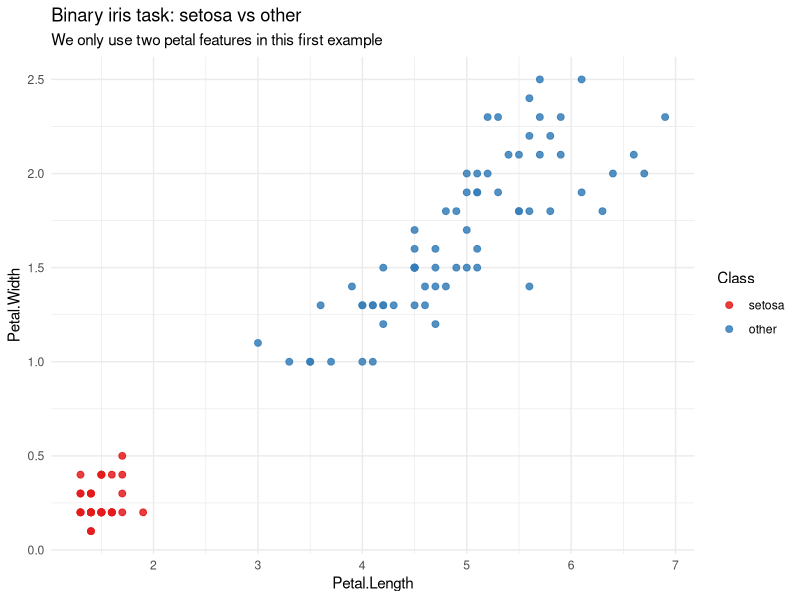
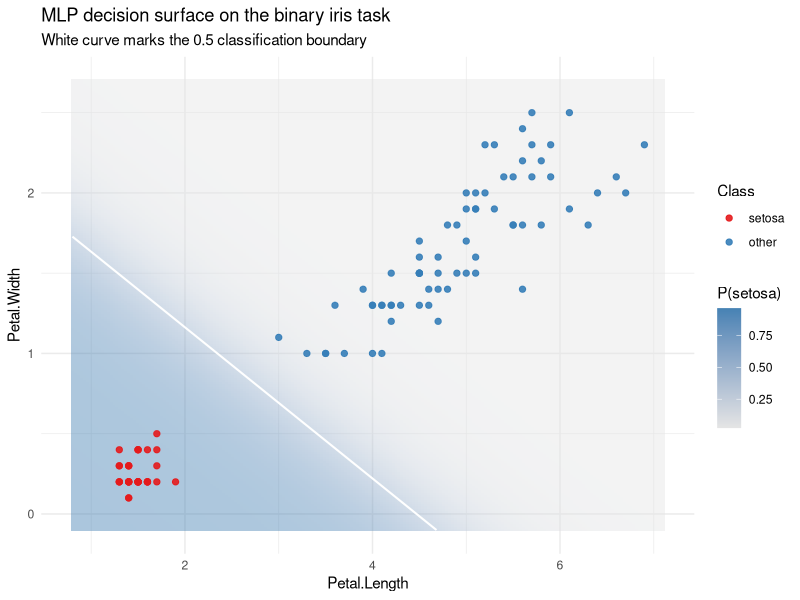
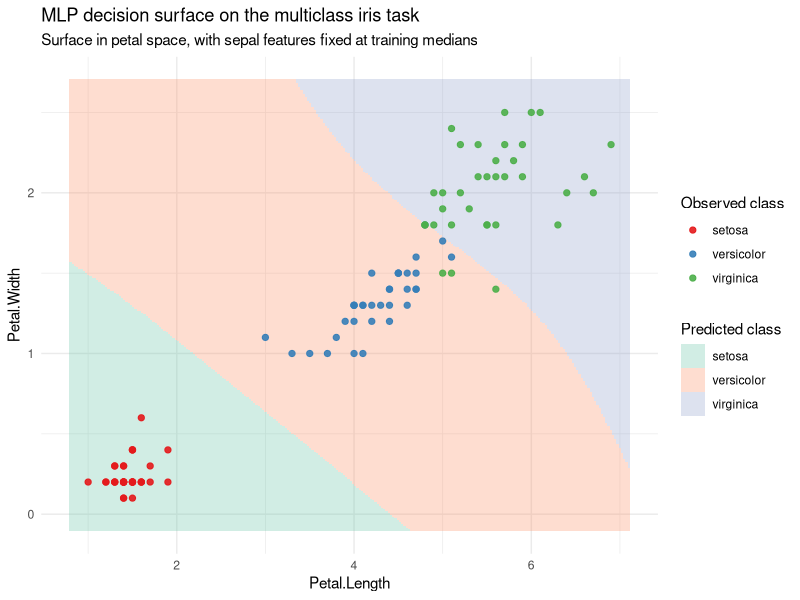
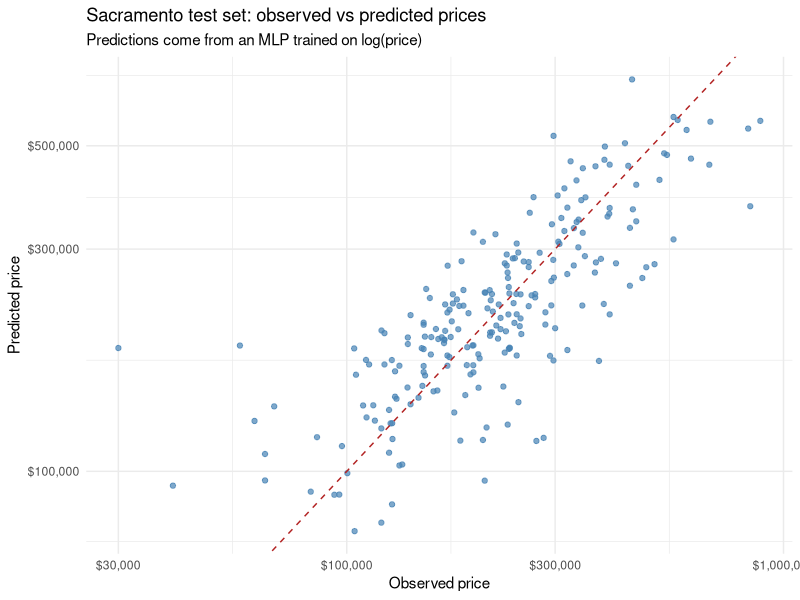

R code for these plots, in order:
## ---- chunk 1
knitr::opts_chunk$set(echo = TRUE, warning = FALSE, message = FALSE)
## ---- chunk 2
library(tidyverse)
library(caret)
library(nnet)

theme_set(theme_minimal())
## ---- chunk 3
data(iris)

iris_binary <- iris %>%
  transmute(
    Petal.Length,
    Petal.Width,
    Class = factor(
      if_else(Species == "setosa", "setosa", "other"),
      levels = c("setosa", "other")
    )
  )

set.seed(3501)
iris_binary_idx <- createDataPartition(iris_binary$Class, p = 0.7, list = FALSE)
iris_binary_train <- iris_binary[iris_binary_idx, ]
iris_binary_test  <- iris_binary[-iris_binary_idx, ]

cat("Train:", nrow(iris_binary_train), "| Test:", nrow(iris_binary_test), "\n")
## ---- chunk 4
ggplot(iris_binary_train, aes(x = Petal.Length, y = Petal.Width, color = Class)) +
  geom_point(size = 2, alpha = 0.85) +
  labs(
    title = "Binary iris task: setosa vs other",
    subtitle = "We only use two petal features in this first example"
  ) +
  scale_color_brewer(palette = "Set1")
## ---- chunk 5
ctrl_class <- trainControl(
  method = "repeatedcv",
  number = 5,
  repeats = 1,
  classProbs = TRUE,
  savePredictions = "final"
)

set.seed(3502)
iris_binary_fit <- train(
  Class ~ .,
  data = iris_binary_train,
  method = "nnet",
  metric = "Accuracy",
  preProcess = c("center", "scale"),
  trControl = ctrl_class,
  tuneGrid = expand.grid(
    size = c(1, 3, 5),
    decay = c(0, 0.01, 0.1)
  ),
  trace = TRUE,
  maxit = 300
)

iris_binary_fit
## ---- chunk 6
iris_binary_prob <- predict(iris_binary_fit, newdata = iris_binary_test, type = "prob")
head(iris_binary_prob)
## ---- chunk 7
iris_binary_pred <- factor(
  if_else(iris_binary_prob$setosa >= 0.5, "setosa", "other"),
  levels = levels(iris_binary_test$Class)
)

confusionMatrix(iris_binary_pred, iris_binary_test$Class)
## ---- chunk 8
iris_binary_grid <- expand.grid(
  Petal.Length = seq(
    min(iris_binary$Petal.Length) - 0.2,
    max(iris_binary$Petal.Length) + 0.2,
    length.out = 200
  ),
  Petal.Width = seq(
    min(iris_binary$Petal.Width) - 0.2,
    max(iris_binary$Petal.Width) + 0.2,
    length.out = 200
  )
)

iris_binary_grid$prob_setosa <- predict(
  iris_binary_fit,
  newdata = iris_binary_grid,
  type = "prob"
)[, "setosa"]

ggplot() +
  geom_tile(
    data = iris_binary_grid,
    aes(x = Petal.Length, y = Petal.Width, fill = prob_setosa),
    alpha = 0.45
  ) +
  geom_contour(
    data = iris_binary_grid,
    aes(x = Petal.Length, y = Petal.Width, z = prob_setosa),
    breaks = 0.5,
    color = "white",
    linewidth = 0.7
  ) +
  geom_point(
    data = iris_binary_train,
    aes(x = Petal.Length, y = Petal.Width, color = Class),
    size = 1.8,
    alpha = 0.9
  ) +
  scale_fill_gradient(low = "grey90", high = "steelblue") +
  scale_color_brewer(palette = "Set1") +
  labs(
    title = "MLP decision surface on the binary iris task",
    subtitle = "White curve marks the 0.5 classification boundary",
    fill = "P(setosa)"
  )
## ---- chunk 9
iris_multi <- iris

set.seed(3503)
iris_multi_idx <- createDataPartition(iris_multi$Species, p = 0.7, list = FALSE)
iris_multi_train <- iris_multi[iris_multi_idx, ]
iris_multi_test  <- iris_multi[-iris_multi_idx, ]

cat("Train:", nrow(iris_multi_train), "| Test:", nrow(iris_multi_test), "\n")
## ---- chunk 10
ctrl_multi <- trainControl(
  method = "repeatedcv",
  number = 5,
  repeats = 1,
  classProbs = TRUE,
  savePredictions = "final"
)

set.seed(3504)
iris_multi_fit <- train(
  Species ~ .,
  data = iris_multi_train,
  method = "nnet",
  metric = "Accuracy",
  preProcess = c("center", "scale"),
  trControl = ctrl_multi,
  tuneGrid = expand.grid(
    size = c(2, 4, 6),
    decay = c(0, 0.01, 0.1)
  ),
  trace = TRUE,
  maxit = 300
)

iris_multi_fit
## ---- chunk 11
head(predict(iris_multi_fit, newdata = iris_multi_test, type = "prob"))
## ---- chunk 12
iris_multi_pred <- predict(iris_multi_fit, newdata = iris_multi_test)
confusionMatrix(iris_multi_pred, iris_multi_test$Species)
## ---- chunk 13
iris_multi_grid <- expand.grid(
  Petal.Length = seq(
    min(iris_multi$Petal.Length) - 0.2,
    max(iris_multi$Petal.Length) + 0.2,
    length.out = 250
  ),
  Petal.Width = seq(
    min(iris_multi$Petal.Width) - 0.2,
    max(iris_multi$Petal.Width) + 0.2,
    length.out = 250
  )
)

iris_multi_grid$Sepal.Length <- median(iris_multi_train$Sepal.Length)
iris_multi_grid$Sepal.Width  <- median(iris_multi_train$Sepal.Width)

iris_multi_grid$pred_species <- predict(iris_multi_fit, newdata = iris_multi_grid)

ggplot() +
  geom_tile(
    data = iris_multi_grid,
    aes(x = Petal.Length, y = Petal.Width, fill = pred_species),
    alpha = 0.30
  ) +
  geom_point(
    data = iris_multi_train,
    aes(x = Petal.Length, y = Petal.Width, color = Species),
    size = 1.8,
    alpha = 0.9
  ) +
  scale_fill_brewer(palette = "Set2") +
  scale_color_brewer(palette = "Set1") +
  labs(
    title = "MLP decision surface on the multiclass iris task",
    subtitle = "Surface in petal space, with sepal features fixed at training medians",
    fill = "Predicted class",
    color = "Observed class"
  )
## ---- chunk 14
data(Sacramento)

prepare_sacramento_data <- function(df) {
  df %>%
    filter(price > 0, sqft > 0, baths > 0) %>%
    drop_na(price, beds, baths, sqft, type, city, zip, latitude, longitude) %>%
    mutate(
      bedsperbath = beds / baths,
      log_price   = log(price),
      log_sqft    = log(sqft),
      latitude2   = latitude^2,
      longitude2  = longitude^2
    ) %>%
    select(
      price,
      log_price,
      beds,
      baths,
      log_sqft,
      type,
      latitude,
      longitude,
      bedsperbath,
      latitude2,
      longitude2
    )
}

set.seed(3505)
sac_idx <- createDataPartition(Sacramento$price, p = 0.75, list = FALSE)
sac_train_raw <- Sacramento[sac_idx, ]
sac_test_raw  <- Sacramento[-sac_idx, ]

sac_train <- prepare_sacramento_data(sac_train_raw)
sac_test  <- prepare_sacramento_data(sac_test_raw)

cat("Train after cleaning:", nrow(sac_train), "| Test after cleaning:", nrow(sac_test), "\n")
## ---- chunk 15
sac_formula <- log_price ~ beds + baths + log_sqft + type +
  latitude + longitude + bedsperbath + latitude2 + longitude2
## ---- chunk 16
ctrl_reg <- trainControl(
  method = "repeatedcv",
  number = 5,
  repeats = 1
)

set.seed(3506)
sac_nn_fit <- train(
  sac_formula,
  data = sac_train,
  method = "nnet",
  metric = "RMSE",
  preProcess = c("center", "scale"),
  trControl = ctrl_reg,
  tuneGrid = expand.grid(
    size = c(3, 5, 7),
    decay = c(0, 0.01, 0.1)
  ),
  trace = TRUE,
  linout = TRUE,
  maxit = 500,
  MaxNWts = 2000
)

sac_nn_fit
## ---- chunk 17
sac_nn_pred_log <- predict(sac_nn_fit, newdata = sac_test)

metrics_table <-
  as_tibble_row(postResample(pred = sac_nn_pred_log, obs = sac_test$log_price)) %>%
    mutate(Model = "Neural network", .before = 1)

metrics_table
## ---- chunk 18
sac_results <- tibble(
  observed_log = sac_test$log_price,
  predicted_log = sac_nn_pred_log,
  observed_price = exp(observed_log),
  predicted_price = exp(predicted_log)
)

ggplot(sac_results, aes(x = observed_price, y = predicted_price)) +
  geom_point(alpha = 0.7, color = "steelblue") +
  geom_abline(intercept = 0, slope = 1, linetype = "dashed", color = "firebrick") +
  scale_x_log10(labels = scales::dollar_format()) +
  scale_y_log10(labels = scales::dollar_format()) +
  labs(
    title = "Sacramento test set: observed vs predicted prices",
    subtitle = "Predictions come from an MLP trained on log(price)",
    x = "Observed price",
    y = "Predicted price"
  )
